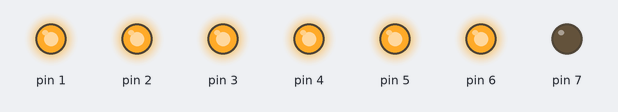
Bench run of a sketch on a simulated Arduino Uno, built with avr-gcc and run on an emulated ATmega328P. Parts: output pins drawn as LEDs (lit = HIGH).

Above: at 0.5 s.
At 2.5 s:
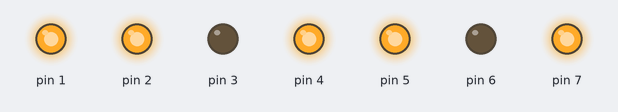
At 5.5 s:
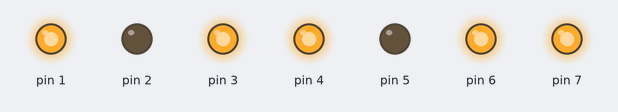
At 8.5 s:
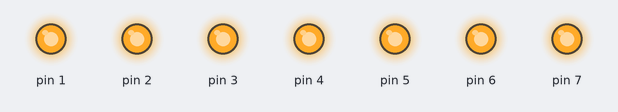
At 11.5 s:
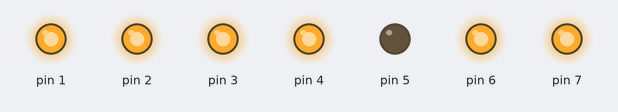
At 17.5 s:
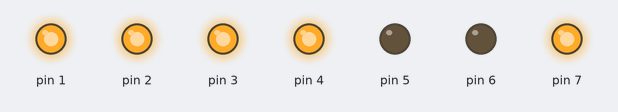
Timing chart, 0 to 18.2 s (numbered marks = the images above):
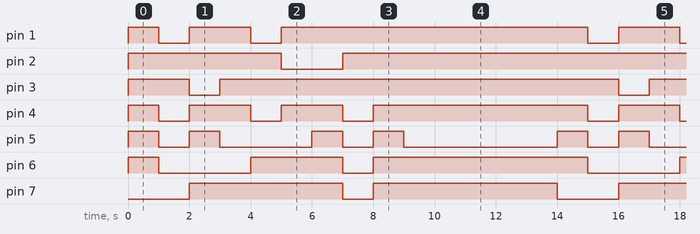

Measured:
- by itself, pin 1: repeats every 14.0 s: LOW 1.0 s, HIGH 2.0 s, LOW 1.0 s, HIGH 10.0 s
- by itself, pin 2: repeats every 14.0 s: LOW 2.0 s, HIGH 12.0 s
- by itself, pin 3: repeats every 14.0 s: LOW 1.0 s, HIGH 13.0 s
- by itself, pin 4: repeats every 14.0 s: 2 × (LOW 1.0 s, HIGH 2.0 s), LOW 1.0 s, HIGH 7.0 s
- by itself, pin 5: repeats every 14.0 s: LOW 1.0 s, HIGH 1.0 s, LOW 3.0 s, HIGH 1.0 s, LOW 1.0 s, HIGH 1.0 s, LOW 5.0 s, HIGH 1.0 s
- by itself, pin 6: repeats every 14.0 s: LOW 3.0 s, HIGH 3.0 s, LOW 1.0 s, HIGH 7.0 s
- by itself, pin 7: repeats every 14.0 s: LOW 1.0 s, HIGH 6.0 s, LOW 2.0 s, HIGH 5.0 s

The sketch:

number_counter.ino
```cpp
//Programa que mostra os números de 0 a 9

void setup()
{
  pinMode(7, OUTPUT);
  pinMode(6, OUTPUT);
  pinMode(5, OUTPUT);
  pinMode(4, OUTPUT);
  pinMode(3, OUTPUT);
  pinMode(2, OUTPUT);
  pinMode(1, OUTPUT);
}

void loop()
{
    digitalWrite(1, HIGH);
    digitalWrite(2, HIGH);
    digitalWrite(3, HIGH);
    digitalWrite(4, HIGH);
    digitalWrite(5, HIGH);
    digitalWrite(6, HIGH);
    digitalWrite(7, LOW);
    delay(1000);
    digitalWrite(1, LOW);
    digitalWrite(4, LOW);
    digitalWrite(5, LOW);
    digitalWrite(6, LOW);
    delay(1000);
    digitalWrite(1, HIGH);
    digitalWrite(3, LOW);
    digitalWrite(4, HIGH);
    digitalWrite(5, HIGH);
  	digitalWrite(7, HIGH);
    delay(1000);
    digitalWrite(3, HIGH);
    digitalWrite(5, LOW);
    delay(1000);
    digitalWrite(1, LOW);
    digitalWrite(4, LOW);
    digitalWrite(6, HIGH);
    delay(1000);
    digitalWrite(2, LOW);
    digitalWrite(1, HIGH);
    digitalWrite(4, HIGH);
    delay(1000);
    digitalWrite(5, HIGH);
    delay(1000);
    digitalWrite(2, HIGH);
    digitalWrite(4, LOW);
    digitalWrite(5, LOW);
    digitalWrite(6, LOW);
    digitalWrite(7, LOW);
    delay(1000);
    digitalWrite(4, HIGH);
    digitalWrite(5, HIGH);
    digitalWrite(6, HIGH);
    digitalWrite(7, HIGH);
    delay(1000);
    digitalWrite(5, LOW);
    delay(5000);
}
```
